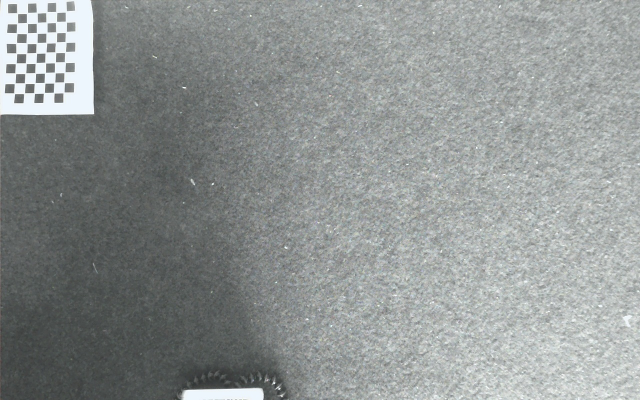
#> input picture calibration/images/calib_01.jpg, 1280 x 800 px (shown at 1/2 size)
$ python -i detector.py   (imports and definitions only)
#> lines starting #> are read from the running program, lines starting #| are printed output that depends on the picture; after the words box and inside, x2 and y2 are one past the last pixel; in counts of white or black regions, pixels touching at a corner belong together
#> further down, picture is the input picture: shape (800, 1280, 3); mean B, G, R 146.5, 147.4, 142.9
"""
Ball detector for StrikeLab Putting Sim.
Detects white golf ball on green putting mat using color thresholding.
Excludes ArUco markers from detection to prevent false positives.
"""

import cv2
import numpy as np
import logging
from typing import Optional, Tuple, List
from dataclasses import dataclass

logger = logging.getLogger(__name__)


def get_aruco_mask(frame: np.ndarray, padding: int = 30) -> np.ndarray:
    """
    Detect ArUco markers and return a mask with marker regions blocked out.

    Args:
        frame: BGR image
        padding: Extra pixels to mask around each marker

    Returns:
        Mask where 255 = valid area, 0 = marker area (to be excluded)
    """
    mask = np.ones(frame.shape[:2], dtype=np.uint8) * 255

    try:
        # Detect ArUco markers
        aruco_dict = cv2.aruco.getPredefinedDictionary(cv2.aruco.DICT_4X4_50)
        params = cv2.aruco.DetectorParameters()
        detector = cv2.aruco.ArucoDetector(aruco_dict, params)

        corners, ids, _ = detector.detectMarkers(frame)

        if ids is not None:
            for corner in corners:
                # Get bounding box with padding
                pts = corner[0].astype(np.int32)
                x_min = max(0, pts[:, 0].min() - padding)
                x_max = min(frame.shape[1], pts[:, 0].max() + padding)
                y_min = max(0, pts[:, 1].min() - padding)
                y_max = min(frame.shape[0], pts[:, 1].max() + padding)

                # Block out marker region
                mask[y_min:y_max, x_min:x_max] = 0

    except Exception as e:
        logger.debug(f"ArUco detection failed: {e}")

    return mask


@dataclass
class Detection:
    """Ball detection result."""
    cx: float  # Center X in pixels
    cy: float  # Center Y in pixels
    radius: float  # Radius in pixels
    confidence: float  # Detection confidence [0, 1]
    contour: Optional[np.ndarray] = None  # Original contour for debugging

    def as_tuple(self) -> Tuple[float, float]:
        """Return center as (x, y) tuple."""
        return (self.cx, self.cy)

    def distance_to(self, other: 'Detection') -> float:
        """Euclidean distance to another detection."""
        return np.sqrt((self.cx - other.cx)**2 + (self.cy - other.cy)**2)


class BallDetector:
    """
    Detects white golf ball on green putting mat.

    Uses HSV color thresholding optimized for:
    - White ball: Low saturation, high value
    - Green mat: Provides good contrast

    Tunable parameters for different lighting conditions.
    """

    # Default HSV thresholds for white ball detection
    # White: any hue, low saturation, high value
    DEFAULT_WHITE_LOWER = np.array([0, 0, 180])
    DEFAULT_WHITE_UPPER = np.array([180, 60, 255])

    # Ball size constraints (in pixels at typical mounting height)
    DEFAULT_MIN_RADIUS = 10      # Increased to filter out small marker corners
    DEFAULT_MAX_RADIUS = 60
    DEFAULT_MIN_AREA = 300       # Golf ball should be at least this big
    DEFAULT_MAX_AREA = 12000

    # Circularity threshold (1.0 = perfect circle, 0.78 = square)
    DEFAULT_MIN_CIRCULARITY = 0.82  # Must be more circular than a square

    def __init__(
        self,
        white_lower: Optional[np.ndarray] = None,
        white_upper: Optional[np.ndarray] = None,
        min_radius: int = DEFAULT_MIN_RADIUS,
        max_radius: int = DEFAULT_MAX_RADIUS,
        min_area: int = DEFAULT_MIN_AREA,
        max_area: int = DEFAULT_MAX_AREA,
        min_circularity: float = DEFAULT_MIN_CIRCULARITY,
        use_blur: bool = True,
        blur_kernel: int = 5,
        exclude_aruco: bool = True
    ):
        self.white_lower = white_lower if white_lower is not None else self.DEFAULT_WHITE_LOWER.copy()
        self.white_upper = white_upper if white_upper is not None else self.DEFAULT_WHITE_UPPER.copy()
        self.min_radius = min_radius
        self.max_radius = max_radius
        self.min_area = min_area
        self.max_area = max_area
        self.min_circularity = min_circularity
        self.use_blur = use_blur
        self.blur_kernel = blur_kernel
        self.exclude_aruco = exclude_aruco

        # Morphological kernel for noise removal
        self._morph_kernel = cv2.getStructuringElement(cv2.MORPH_ELLIPSE, (5, 5))

        # Debug: store intermediate results
        self.debug_mask: Optional[np.ndarray] = None
        self.debug_contours: list = []

        # Cache ArUco mask (update rarely - markers don't move)
        self._aruco_mask: Optional[np.ndarray] = None
        self._aruco_mask_frame_count = 0
        self._aruco_mask_update_interval = 240  # Update every 240 frames (~2 sec at 120fps)

    def detect(self, frame: np.ndarray) -> Optional[Detection]:
        """
        Detect golf ball in frame.

        Args:
            frame: BGR image from camera

        Returns:
            Detection if ball found, None otherwise
        """
        if frame is None or frame.size == 0:
            return None

        # Optional blur to reduce noise
        if self.use_blur:
            blurred = cv2.GaussianBlur(frame, (self.blur_kernel, self.blur_kernel), 0)
        else:
            blurred = frame

        # Convert to HSV
        hsv = cv2.cvtColor(blurred, cv2.COLOR_BGR2HSV)
#> hsv: shape (800, 1280, 3); mean H, S, V 81.2, 9.3, 148

        # Threshold for white
        mask = cv2.inRange(hsv, self.white_lower, self.white_upper)
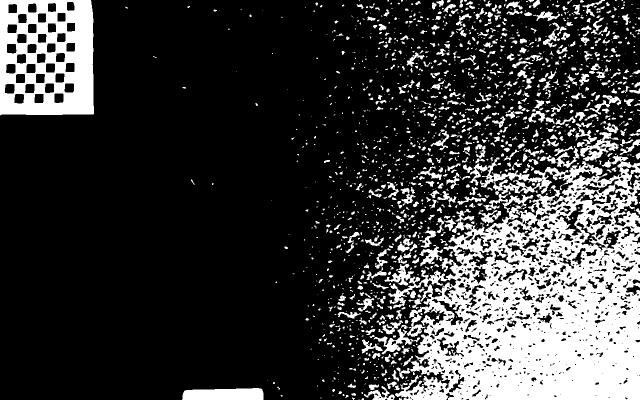
#> mask: shape (800, 1280) (shown at 1/2 size); 23% white; 1653 white regions (1038 under 20 px), largest, box (x1, y1, x2, y2) and area: (769, 264, 1280, 800) 146444, (0, 0, 188, 231) 32191, (364, 776, 527, 800) 3508

        # Exclude ArUco marker regions
        if self.exclude_aruco:
            self._aruco_mask_frame_count += 1
            # Update ArUco mask periodically (not every frame for performance)
            if self._aruco_mask is None or self._aruco_mask_frame_count >= self._aruco_mask_update_interval:
                self._aruco_mask = get_aruco_mask(frame, padding=40)
#> in get_aruco_mask, `corners, ids, _ = detector.detectMarkers(frame)`: corners = (); ids = None
#> self._aruco_mask: shape (800, 1280); every value is 255
                self._aruco_mask_frame_count = 0

            # Apply ArUco exclusion mask
            if self._aruco_mask is not None:
                mask = cv2.bitwise_and(mask, self._aruco_mask)

        # Morphological operations to clean up
        mask = cv2.morphologyEx(mask, cv2.MORPH_OPEN, self._morph_kernel)
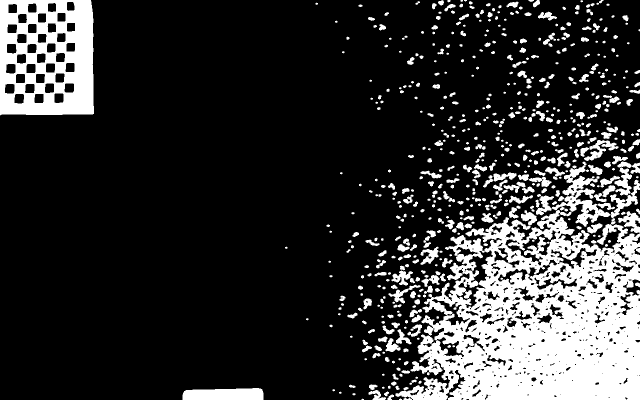
#> mask: shape (800, 1280) (shown at 1/2 size); 19.5% white; 609 white regions (116 under 20 px), largest, box (x1, y1, x2, y2) and area: (791, 420, 1280, 800) 115692, (0, 0, 188, 231) 32190, (1104, 323, 1221, 454) 4415
        mask = cv2.morphologyEx(mask, cv2.MORPH_CLOSE, self._morph_kernel)
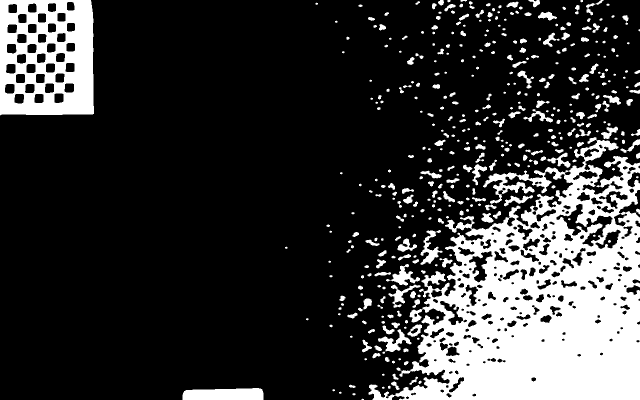
#> mask: shape (800, 1280) (shown at 1/2 size); 20.8% white; 414 white regions (83 under 20 px)

        # Store for debugging
        self.debug_mask = mask.copy()

        # Find contours
        contours, _ = cv2.findContours(mask, cv2.RETR_EXTERNAL, cv2.CHAIN_APPROX_SIMPLE)
#> contours = 410 contours, 158 with area under 20; largest, box (x1, y1, x2, y2) and area: (737, 274, 1280, 800) 167598, (0, 0, 188, 231) 42324, (365, 776, 527, 800) 3327, (841, 460, 885, 530) 966, (756, 658, 823, 704) 924
        self.debug_contours = contours
#> self.debug_contours has the same summary as contours

        if not contours:
            return None

        # Find best ball candidate
        best_detection: Optional[Detection] = None
        best_score = 0.0

        for contour in contours:
            detection = self._evaluate_contour(contour)
            if detection and detection.confidence > best_score:
                best_score = detection.confidence
                best_detection = detection
#> this loop made 410 passes
#> area in _evaluate_contour on passes 8 to 10: 42, 99.5, 21
#> after the loop, best_score = 0

        return best_detection

    def _evaluate_contour(self, contour: np.ndarray) -> Optional[Detection]:
        """Evaluate a contour as potential ball detection."""
        area = cv2.contourArea(contour)

        # Area filter
        if area < self.min_area or area > self.max_area:
            return None

        # Fit minimum enclosing circle
        (cx, cy), radius = cv2.minEnclosingCircle(contour)

        # Radius filter
        if radius < self.min_radius or radius > self.max_radius:
            return None

        # Circularity check
        perimeter = cv2.arcLength(contour, True)
        if perimeter == 0:
            return None
        circularity = 4 * np.pi * area / (perimeter * perimeter)

        if circularity < self.min_circularity:
            return None

        # Compute confidence based on circularity and how well area matches circle
        expected_area = np.pi * radius * radius
        area_ratio = min(area / expected_area, expected_area / area) if expected_area > 0 else 0

        confidence = (circularity * 0.6 + area_ratio * 0.4)

        return Detection(
            cx=float(cx),
            cy=float(cy),
            radius=float(radius),
            confidence=float(confidence),
            contour=contour
        )

    # [47 lines left out: functions detect_in_roi, update_thresholds, not called in this run]


class MultiScaleDetector(BallDetector):
    """
    Ball detector with multi-scale detection for varying ball sizes.
    Useful if camera height varies or ball appears at different distances.
    """

    def __init__(self, scales: list[float] = [0.5, 1.0, 1.5], **kwargs):
        super().__init__(**kwargs)
        self.scales = scales

    # [23 lines left out: function detect, not called in this run]

>>> import cv2
>>> picture = cv2.imread('../calibration/images/calib_01.jpg')
>>> result = BallDetector().detect(picture)
#> result = None

$ run again, on calibration/images/calib_02.jpg
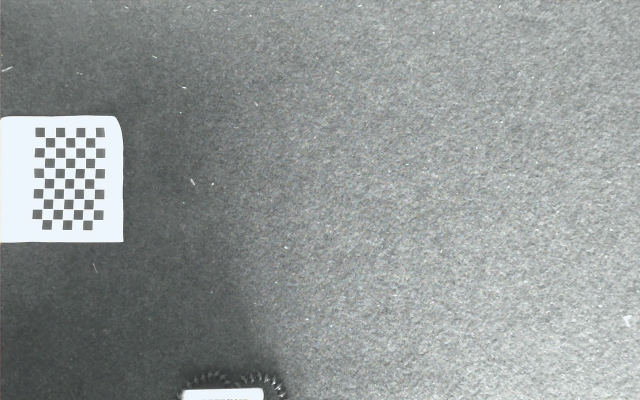
#> input picture calibration/images/calib_02.jpg, 1280 x 800 px (shown at 1/2 size)
#> picture is the input picture: shape (800, 1280, 3); mean B, G, R 149.8, 150.6, 146
#> hsv: shape (800, 1280, 3); mean H, S, V 81.6, 9.3, 151.3
#> in detect, `mask = cv2.inRange(hsv, self.white_lower, self.white_upper)`:
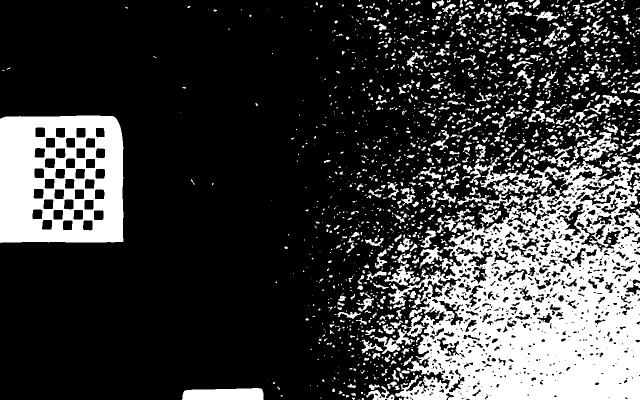
#> mask: shape (800, 1280) (shown at 1/2 size); 24.7% white; 1657 white regions (1044 under 20 px), largest, box (x1, y1, x2, y2) and area: (747, 264, 1280, 800) 146145, (0, 231, 247, 486) 49828, (364, 776, 527, 800) 3509
#> corners = (); ids = None
#> self._aruco_mask: shape (800, 1280); every value is 255
#> in detect, `mask = cv2.morphologyEx(mask, cv2.MORPH_CLOSE, self._morph_kernel)`:
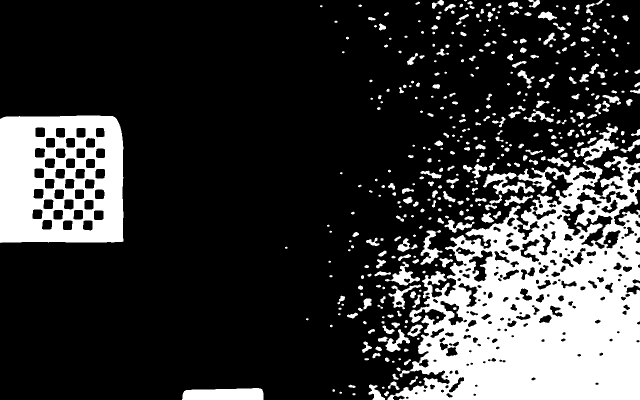
#> mask: shape (800, 1280) (shown at 1/2 size); 22.4% white; 406 white regions (80 under 20 px)
#> contours = 401 contours, 147 with area under 20; largest, box (x1, y1, x2, y2) and area: (775, 246, 1280, 800) 164714, (0, 231, 247, 486) 61246, (364, 776, 527, 800) 3328, (770, 523, 840, 571) 1034, (841, 460, 885, 530) 979
#> self.debug_contours has the same summary as contours
#> the loop in detect, `for contour in contours:` made 401 passes
#> area in _evaluate_contour on passes 3, 8, 9: 47.5, 45, 124.5
#> after the loop in detect, `for contour in contours:`: best_score = 0
#> result = None

$ run again, on calibration/images/calib_03.jpg
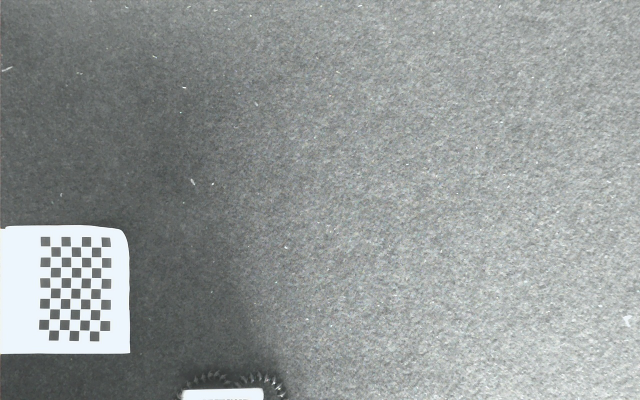
#> input picture calibration/images/calib_03.jpg, 1280 x 800 px (shown at 1/2 size)
#> picture is the input picture: shape (800, 1280, 3); mean B, G, R 151.1, 151.9, 147.2
#> hsv: shape (800, 1280, 3); mean H, S, V 81.7, 9.3, 152.5
#> in detect, `mask = cv2.inRange(hsv, self.white_lower, self.white_upper)`:
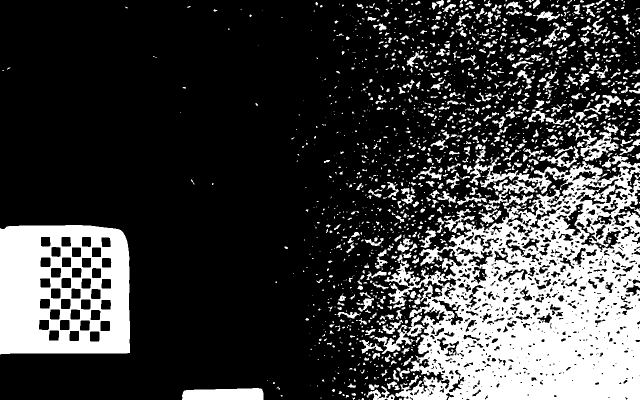
#> mask: shape (800, 1280) (shown at 1/2 size); 25.1% white; 1663 white regions (1059 under 20 px), largest, box (x1, y1, x2, y2) and area: (769, 245, 1280, 800) 147029, (0, 450, 260, 709) 53018, (364, 776, 527, 800) 3515
#> corners = (); ids = None
#> self._aruco_mask: shape (800, 1280); every value is 255
#> in detect, `mask = cv2.morphologyEx(mask, cv2.MORPH_CLOSE, self._morph_kernel)`:
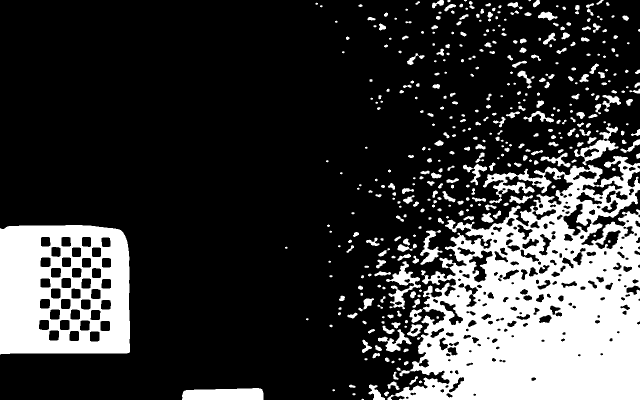
#> mask: shape (800, 1280) (shown at 1/2 size); 22.9% white; 411 white regions (77 under 20 px)
#> contours = 407 contours, 148 with area under 20; largest, box (x1, y1, x2, y2) and area: (775, 312, 1280, 800) 163982, (0, 450, 260, 709) 65063, (364, 776, 527, 800) 3334, (1148, 246, 1237, 331) 2018, (772, 522, 842, 619) 1960
#> self.debug_contours has the same summary as contours
#> the loop in detect, `for contour in contours:` made 407 passes
#> area in _evaluate_contour on passes 3, 7, 8: 47, 43, 142.5
#> after the loop in detect, `for contour in contours:`: best_score = 0
#> result = None

$ run again, on calibration/images/calib_04.jpg
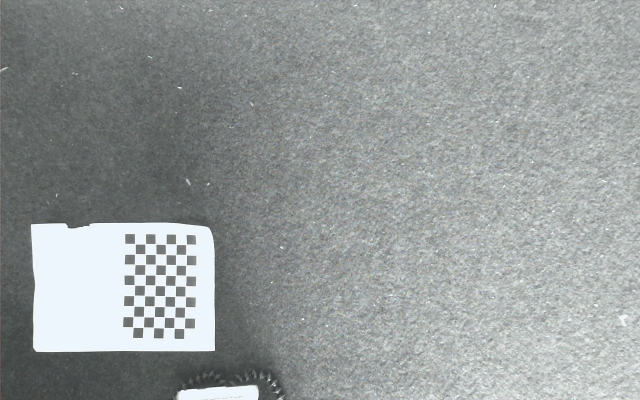
#> input picture calibration/images/calib_04.jpg, 1280 x 800 px (shown at 1/2 size)
#> picture is the input picture: shape (800, 1280, 3); mean B, G, R 155, 155.6, 150.9
#> hsv: shape (800, 1280, 3); mean H, S, V 82.2, 9.3, 156.5
#> in detect, `mask = cv2.inRange(hsv, self.white_lower, self.white_upper)`:
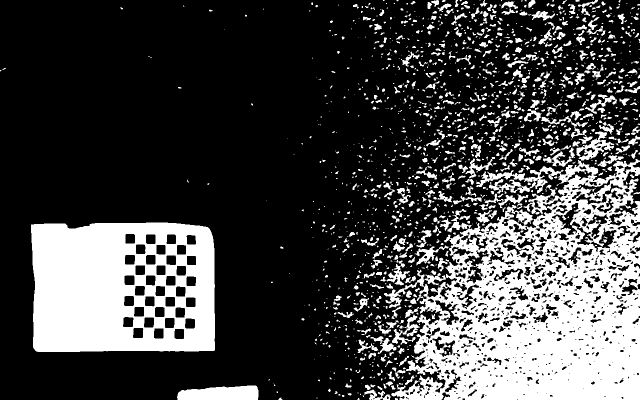
#> mask: shape (800, 1280) (shown at 1/2 size); 27.1% white; 1589 white regions (988 under 20 px), largest, box (x1, y1, x2, y2) and area: (768, 318, 1280, 800) 139898, (62, 445, 430, 704) 79730, (354, 771, 517, 800) 3954
#> corners = (); ids = None
#> self._aruco_mask: shape (800, 1280); every value is 255
#> in detect, `mask = cv2.morphologyEx(mask, cv2.MORPH_CLOSE, self._morph_kernel)`:
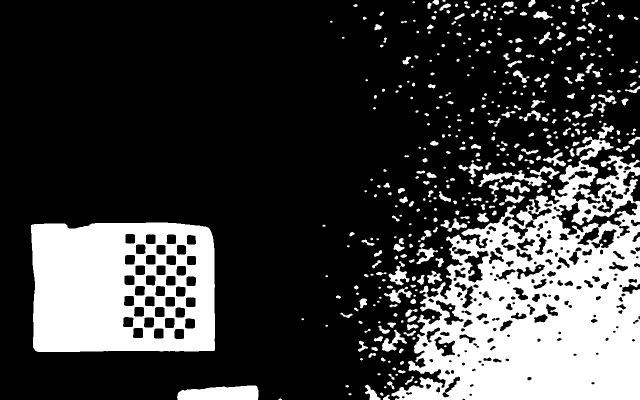
#> mask: shape (800, 1280) (shown at 1/2 size); 24.8% white; 399 white regions (83 under 20 px)
#> contours = 393 contours, 144 with area under 20; largest, box (x1, y1, x2, y2) and area: (782, 245, 1280, 800) 163750, (62, 445, 430, 704) 91607, (354, 771, 517, 800) 3773, (957, 332, 1119, 389) 1976, (777, 522, 819, 571) 695
#> self.debug_contours has the same summary as contours
#> the loop in detect, `for contour in contours:` made 393 passes
#> area in _evaluate_contour on passes 2, 4, 9: 66.5, 23.5, 78
#> after the loop in detect, `for contour in contours:`: best_score = 0
#> result = None
